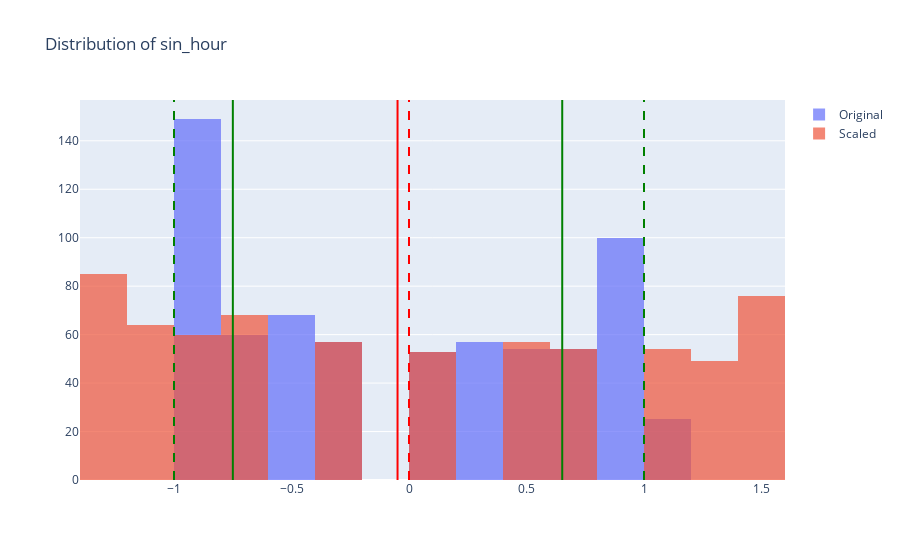
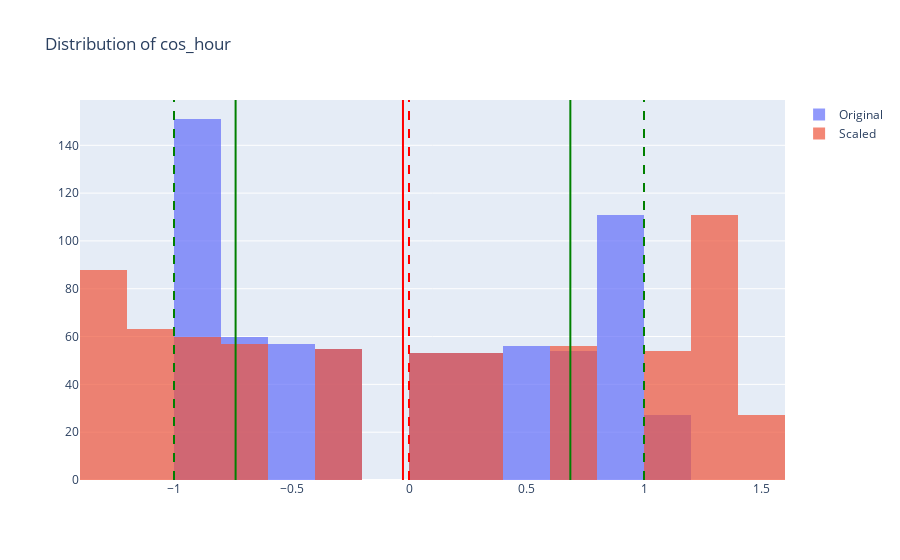

The cell these charts' notebook holds for them, in order:
### Code cell
import plotly.graph_objects as go

def plot_scaled_vs_original(original_data, scaled_data, feature_name):
    fig = go.Figure()

    # Original Data
    fig.add_trace(go.Histogram(x=original_data, name='Original', opacity=0.7))
    fig.add_shape(
        go.layout.Shape(type="line", x0=original_data.mean(), x1=original_data.mean(), y0=0, y1=1, yref='paper', line=dict(color="Red")),
    )
    fig.add_shape(
        go.layout.Shape(type="line", x0=original_data.mean() + original_data.std(), x1=original_data.mean() + original_data.std(), y0=0, y1=1, yref='paper', line=dict(color="Green")),
    )
    fig.add_shape(
        go.layout.Shape(type="line", x0=original_data.mean() - original_data.std(), x1=original_data.mean() - original_data.std(), y0=0, y1=1, yref='paper', line=dict(color="Green")),
    )

    # Scaled Data
    fig.add_trace(go.Histogram(x=scaled_data, name='Scaled', opacity=0.7))
    fig.add_shape(
        go.layout.Shape(type="line", x0=scaled_data.mean(), x1=scaled_data.mean(), y0=0, y1=1, yref='paper', line=dict(color="Red", dash="dash")),
    )
    fig.add_shape(
        go.layout.Shape(type="line", x0=scaled_data.mean() + scaled_data.std(), x1=scaled_data.mean() + scaled_data.std(), y0=0, y1=1, yref='paper', line=dict(color="Green", dash="dash")),
    )
    fig.add_shape(
        go.layout.Shape(type="line", x0=scaled_data.mean() - scaled_data.std(), x1=scaled_data.mean() - scaled_data.std(), y0=0, y1=1, yref='paper', line=dict(color="Green", dash="dash")),
    )

    fig.update_layout(title_text=f'Distribution of {feature_name}', barmode='overlay')
    fig.show()

# Plot for features
for feature in features:
    plot_scaled_vs_original(train[feature], X_train_scaled[:, features.index(feature)], feature)

# Plot for target variable
plot_scaled_vs_original(train[target], y_train_scaled.ravel(), target)

### Figure 1 — Plotly figure (JSON) as saved in the notebook; plotly's stock layout.template omitted (floating-point values rounded to 4 significant figures; data arrays with more than 128 entries replaced by an {"elided": "..."} marker saying what was removed)
{"data": [{"name": "Original", "opacity": 0.7, "type": "histogram", "x": {"elided": "677 float values"}}, {"name": "Scaled", "opacity": 0.7, "type": "histogram", "x": {"elided": "677 float values"}}], "layout": {"barmode": "overlay", "shapes": [{"line": {"color": "Red"}, "type": "line", "x0": -0.04879, "x1": -0.04879, "y0": 0, "y1": 1, "yref": "paper"}, {"line": {"color": "Green"}, "type": "line", "x0": 0.6521, "x1": 0.6521, "y0": 0, "y1": 1, "yref": "paper"}, {"line": {"color": "Green"}, "type": "line", "x0": -0.7496, "x1": -0.7496, "y0": 0, "y1": 1, "yref": "paper"}, {"line": {"color": "Red", "dash": "dash"}, "type": "line", "x0": -6.888e-18, "x1": -6.888e-18, "y0": 0, "y1": 1, "yref": "paper"}, {"line": {"color": "Green", "dash": "dash"}, "type": "line", "x0": 1, "x1": 1, "y0": 0, "y1": 1, "yref": "paper"}, {"line": {"color": "Green", "dash": "dash"}, "type": "line", "x0": -1, "x1": -1, "y0": 0, "y1": 1, "yref": "paper"}], "title": {"text": "Distribution of sin_hour"}}}

### Figure 2 — Plotly figure (JSON) as saved in the notebook; plotly's stock layout.template omitted (floating-point values rounded to 4 significant figures; data arrays with more than 128 entries replaced by an {"elided": "..."} marker saying what was removed)
{"data": [{"name": "Original", "opacity": 0.7, "type": "histogram", "x": {"elided": "677 float values"}}, {"name": "Scaled", "opacity": 0.7, "type": "histogram", "x": {"elided": "677 float values"}}], "layout": {"barmode": "overlay", "shapes": [{"line": {"color": "Red"}, "type": "line", "x0": -0.02568, "x1": -0.02568, "y0": 0, "y1": 1, "yref": "paper"}, {"line": {"color": "Green"}, "type": "line", "x0": 0.6865, "x1": 0.6865, "y0": 0, "y1": 1, "yref": "paper"}, {"line": {"color": "Green"}, "type": "line", "x0": -0.7379, "x1": -0.7379, "y0": 0, "y1": 1, "yref": "paper"}, {"line": {"color": "Red", "dash": "dash"}, "type": "line", "x0": -1.05e-17, "x1": -1.05e-17, "y0": 0, "y1": 1, "yref": "paper"}, {"line": {"color": "Green", "dash": "dash"}, "type": "line", "x0": 1.0, "x1": 1.0, "y0": 0, "y1": 1, "yref": "paper"}, {"line": {"color": "Green", "dash": "dash"}, "type": "line", "x0": -1.0, "x1": -1.0, "y0": 0, "y1": 1, "yref": "paper"}], "title": {"text": "Distribution of cos_hour"}}}
